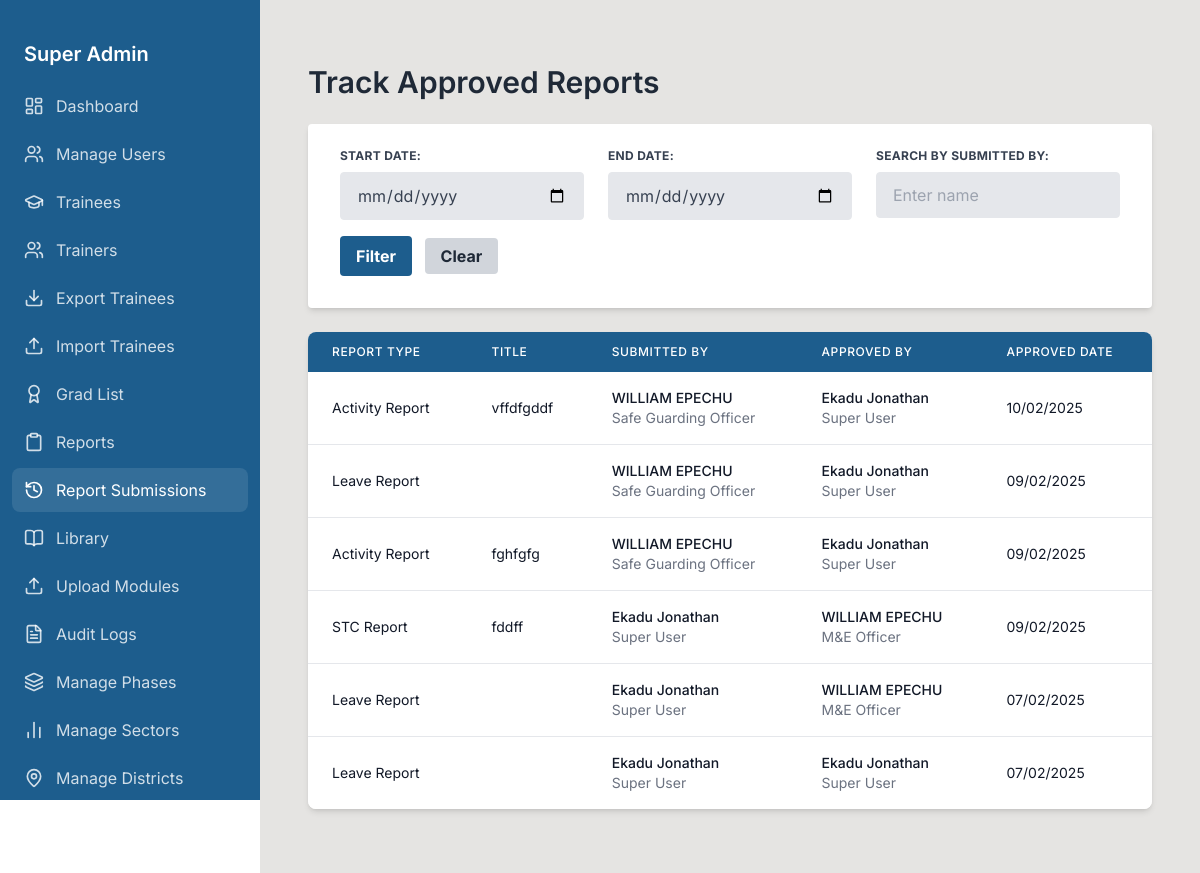
/track-reports/ (signed in), run on the app's committed database.
### urdt_app/models.py (models this page shows, shortened)
class ActivityReport(models.Model):
    STATUS_CHOICES = [
        ('PENDING', 'Pending'),
        ('APPROVED', 'Approved'),
        ('REJECTED', 'Rejected'),
    ]
    report_type = models.CharField(max_length=10, default='ACTIVITY')
    status = models.CharField(max_length=10, choices=STATUS_CHOICES, default='PENDING')
    prepared_by = models.ForeignKey(
        settings.AUTH_USER_MODEL,
        on_delete=models.CASCADE,
        related_name='activity_prepared_reports'
    )
    created_at = models.DateTimeField(auto_now_add=True)
    assigned_approver = models.ForeignKey(
        settings.AUTH_USER_MODEL,
        null=True, blank=True,
        on_delete=models.SET_NULL,
        related_name='activity_reports_to_approve',
        limit_choices_to=~Q(role__in=['TRAINER','TRAINEE'])
    )
    approved_by = models.ForeignKey(
        settings.AUTH_USER_MODEL,
        null=True, blank=True,
        on_delete=models.SET_NULL,
        related_name='activity_approved_reports'
    )
    approved_at = models.DateField(null=True, blank=True)
    viewers = models.ManyToManyField(
        settings.AUTH_USER_MODEL,
        blank=True,
        related_name='activity_viewable_reports',
        limit_choices_to=~Q(role__in=['TRAINER','TRAINEE'])
    )
    project_name = models.CharField(max_length=255)
    title = models.CharField(max_length=255)
    date = models.DateField(null=True, blank=True, help_text="Date of the activity")
    venue = models.CharField(max_length=255, blank=True)
    purpose = models.TextField(blank=True)
    outcome = models.TextField(blank=True)
    key_activities_conducted = models.TextField(blank=True)
    results_of_activity_findings = models.TextField(blank=True)
    emerging_issues_key_lesson = models.TextField(blank=True)
    challenges_and_mitigation = models.TextField(blank=True)
    key_actions_recommendations = models.TextField(blank=True)

class CustomUser(AbstractUser):
    ROLE_CHOICES = [
        ('SUPER_USER', 'Super User'),
        ('ADMINISTRATIVE_USER', 'Admin'),
        ('SUB_ADMIN', 'Sub Admin'),
        ('EPICENTER_MANAGER', 'Epicenter Manager'),
        ('SECTOR_LEAD', 'Sector Lead'),
        ('DATA_ENTRANT', 'Data Entrant'),
        ('TRAINER', 'Trainer'),
        ('TRAINEE', 'Trainee'),
    ]
    DESIGNATION_CHOICES = [
        ('Project Manager', 'Project Manager'),
        ('CEO', 'CEO'),
        ('Academic Registrar', 'Academic Registrar'),
        ('Director Education and Training', 'Director Education and Training'),
        ('Director Finance and Admin', 'Director Finance and Admin'),
        ('Director Epicentre Strategy', 'Director Epicentre Strategy'),
        ('Director Cooperate Relations', 'Director Corporate Relations'),
        ('Human Resource', 'Human Resource'),
        ('Safe Guarding Officer', 'Safeguarding Officer'),
        ('Principal', 'Principal'),
        ('Accountant', 'Accountant'),
        ('M&E Officer', 'M&E Officer'),
        ('MERL Coordinator', 'MERL Coordinator'),
        ('IT Officer', 'IT Officer'),
        ('Artisan', 'Artisan'),
        ('Agribusiness Practitioner', 'Agribusiness Practitioner'),
    ]
    role = models.CharField(max_length=20, choices=ROLE_CHOICES, default='SECTOR_LEAD')
    designation = models.CharField(max_length=255, null=True, blank=True)
    phone_number = models.CharField(max_length=15, blank=True, null=True)
    sector = models.ForeignKey(
        'Sector', on_delete=models.SET_NULL, null=True, blank=True, related_name='sector_leads'
    )
    district = models.ForeignKey(
        'District', on_delete=models.SET_NULL, null=True, blank=True, related_name='epicenter_managers'
    )
    data_entrant_district = models.ForeignKey(
        'District', on_delete=models.SET_NULL, null=True, blank=True, related_name='data_entrants'
    )
    can_enroll_trainees = models.BooleanField(default=False, help_text="Can enroll trainees")
    can_enroll_trainers = models.BooleanField(default=False, help_text="Can enroll trainers")
    can_edit_trainees = models.BooleanField(default=False, help_text="Can edit assigned trainees")

class LeaveReport(models.Model):
    STATUS_CHOICES = [
        ('PENDING', 'Pending'),
        ('APPROVED', 'Approved'),
        ('REJECTED', 'Rejected'),
    ]
    report_type = models.CharField(max_length=20, default='LEAVE')
    status = models.CharField(
        max_length=10, choices=STATUS_CHOICES, default='PENDING'
    )
    prepared_by = models.ForeignKey(
        settings.AUTH_USER_MODEL,
        on_delete=models.CASCADE,
        related_name='leave_prepared_reports'
    )
    created_at = models.DateTimeField(auto_now_add=True)
    assigned_approver = models.ForeignKey(
        settings.AUTH_USER_MODEL,
        null=True, blank=True,
        on_delete=models.SET_NULL,
        related_name='leave_reports_to_approve',
        limit_choices_to=~Q(role__in=['TRAINER','TRAINEE'])
    )
    approved_by = models.ForeignKey(
        settings.AUTH_USER_MODEL,
        null=True, blank=True,
        on_delete=models.SET_NULL,
        related_name='leave_approved_reports'
    )
    approved_at = models.DateField(null=True, blank=True)
    viewers = models.ManyToManyField(
        settings.AUTH_USER_MODEL,
        blank=True,
        related_name='leave_viewable_reports',
        limit_choices_to=~Q(role__in=['TRAINER','TRAINEE'])
    )
    LEAVE_TYPE_CHOICES = [
        ('Annual', 'Annual'),
        ('Sick', 'Sick'),
        ('Maternity/Paternity', 'Maternity/Paternity'),
        ('Study', 'Study'),
        ('Sabbatical', 'Sabbatical'),
        ('Other', 'Other'),
    ]
    type_of_leave = models.CharField(max_length=255, blank=True, help_text="Comma-separated leave types chosen")
    other_leave_text = models.CharField(max_length=255, blank=True, help_text="If 'Other' is chosen")
    previous_allocation = models.CharField(max_length=100, blank=True)
    taken = models.CharField(max_length=100, blank=True)
    remaining = models.CharField(max_length=100, blank=True)
    start_date = models.DateField(null=True, blank=True)
    end_date = models.DateField(null=True, blank=True)
    total_days = models.IntegerField(editable=False, null=True, blank=True)  # Auto-calculated field
    resuming_work_day = models.DateField(null=True, blank=True)

class STCReport(models.Model):
    STATUS_CHOICES = [
        ('PENDING', 'Pending'),
        ('CHECKED', 'Checked'),
        ('APPROVED', 'Approved'),
        ('REJECTED', 'Rejected'),
    ]
    report_type = models.CharField(max_length=10, default='STC')
    status = models.CharField(max_length=10, choices=STATUS_CHOICES, default='PENDING')
    grand_total = models.CharField(max_length=100, blank=True)
    project_name = models.CharField(max_length=255)
    prepared_by = models.ForeignKey(
        settings.AUTH_USER_MODEL,
        on_delete=models.CASCADE,
        related_name='stc_prepared_reports'
    )
    created_at = models.DateTimeField(auto_now_add=True)
    assigned_approver = models.ForeignKey(
        settings.AUTH_USER_MODEL,
        null=True, blank=True,
        on_delete=models.SET_NULL,
        related_name='stc_reports_to_approve',
        limit_choices_to=~Q(role__in=['TRAINER', 'TRAINEE'])
    )
    approved_by = models.ForeignKey(
        settings.AUTH_USER_MODEL,
        null=True, blank=True,
        on_delete=models.SET_NULL,
        related_name='stc_approved_reports'
    )
    approved_at = models.DateField(null=True, blank=True)
    assigned_checker = models.ForeignKey(
        settings.AUTH_USER_MODEL,
        null=True, blank=True,
        on_delete=models.SET_NULL,
        related_name='stc_reports_to_check',
        limit_choices_to=~Q(role__in=['TRAINER', 'TRAINEE'])
    )
    checked_by = models.ForeignKey(
        settings.AUTH_USER_MODEL,
        null=True, blank=True,
        on_delete=models.SET_NULL,
        related_name='stc_checked_reports'
    )
    checked_at = models.DateField(null=True, blank=True)
    viewers = models.ManyToManyField(
        settings.AUTH_USER_MODEL,
        blank=True,
        related_name='stc_viewable_reports',
        limit_choices_to=~Q(role__in=['TRAINER', 'TRAINEE'])
    )
    title = models.CharField(max_length=255)
    output = models.TextField(blank=True)
    outcome = models.TextField(blank=True)
    current_reality = models.TextField(blank=True)

### urdt_app/views.py (the view, shortened to what this page needs)
# urls.py: path('track-reports/', views.track_report_submissions, name='track_report_submissions'),
@login_required
@user_passes_test(superuser_required)
def track_report_submissions(request):
    approved_stc_reports = STCReport.objects.filter(status='APPROVED').select_related('prepared_by', 'approved_by')
    approved_activity_reports = ActivityReport.objects.filter(status='APPROVED').select_related('prepared_by', 'approved_by')
    approved_leave_reports = LeaveReport.objects.filter(status='APPROVED').select_related('prepared_by', 'approved_by')
    start_date = request.GET.get('start_date')
    end_date = request.GET.get('end_date')
    search = request.GET.get('search', '').strip()
    if start_date:
        approved_stc_reports = approved_stc_reports.filter(created_at__gte=start_date)
        approved_activity_reports = approved_activity_reports.filter(created_at__gte=start_date)
        approved_leave_reports = approved_leave_reports.filter(created_at__gte=start_date)
    if end_date:
        approved_stc_reports = approved_stc_reports.filter(created_at__lte=end_date)
        approved_activity_reports = approved_activity_reports.filter(created_at__lte=end_date)
        approved_leave_reports = approved_leave_reports.filter(created_at__lte=end_date)
    approved_stc_reports = approved_stc_reports.annotate(
        report_type_label=Value('STC Report', output_field=CharField())
    )
    approved_activity_reports = approved_activity_reports.annotate(
        report_type_label=Value('Activity Report', output_field=CharField())
    )
    approved_leave_reports = approved_leave_reports.annotate(
        report_type_label=Value('Leave Report', output_field=CharField())
    )
    approved_reports = sorted(
        chain(approved_stc_reports, approved_activity_reports, approved_leave_reports),
        key=lambda report: report.created_at,
        reverse=True
    )
    paginator = Paginator(approved_reports, 15)
    page_number = request.GET.get('page')
    page_reports = paginator.get_page(page_number)
    context = {
        'approved_reports': page_reports,
        'start_date': start_date,
        'end_date': end_date,
        'search': search,
    }
    return render(request, 'superuser/track_report_submissions.html', context)

### templates/superuser/track_report_submissions.html (shortened to what this page needs)
{% extends "superuser/base.html" %}
{% block content %}
<div class="container mx-auto px-4 py-8">
  <h1 class="text-3xl font-semibold text-gray-800 mb-6">Track Approved Reports</h1>
  <form method="get" action="{% url 'track_report_submissions' %}" class="mb-6 bg-white shadow-md rounded px-8 pt-6 pb-8">
    <div class="flex flex-wrap -mx-3 mb-4">
      <div class="w-full md:w-1/3 px-3 mb-6 md:mb-0">
        <label for="start_date" class="block uppercase tracking-wide text-gray-700 text-xs font-bold mb-2">
          Start Date:
        </label>
        <input type="date" name="start_date" id="start_date" value="{{ start_date|default_if_none:'' }}"
               class="appearance-none block w-full bg-gray-200 text-gray-700 border border-gray-200 rounded py-3 px-4 leading-tight focus:outline-none focus:bg-white focus:border-gray-500">
      </div>
      <div class="w-full md:w-1/3 px-3 mb-6 md:mb-0">
        <label for="end_date" class="block uppercase tracking-wide text-gray-700 text-xs font-bold mb-2">
          End Date:
        </label>
        <input type="date" name="end_date" id="end_date" value="{{ end_date|default_if_none:'' }}"
               class="appearance-none block w-full bg-gray-200 text-gray-700 border border-gray-200 rounded py-3 px-4 leading-tight focus:outline-none focus:bg-white focus:border-gray-500">
      </div>
      <div class="w-full md:w-1/3 px-3 mb-6 md:mb-0">
        <label for="search" class="block uppercase tracking-wide text-gray-700 text-xs font-bold mb-2">
          Search by Submitted By:
        </label>
        <input type="text" name="search" id="search" placeholder="Enter name" value="{{ search|default_if_none:'' }}"
               class="appearance-none block w-full bg-gray-200 text-gray-700 border border-gray-200 rounded py-3 px-4 leading-tight focus:outline-none focus:bg-white focus:border-gray-500">
      </div>
    </div>
    <div class="flex items-center justify-between">
      <div>
        <button type="submit" class="bg-[#1d5d8d] hover:bg-[#249428] text-white font-bold py-2 px-4 rounded focus:outline-none focus:shadow-outline">
          Filter
        </button>
        <a href="{% url 'track_report_submissions' %}" class="ml-2 bg-gray-300 hover:bg-gray-400 text-gray-800 font-bold py-2 px-4 rounded focus:outline-none focus:shadow-outline">
          Clear
        </a>
      </div>
    </div>
  </form>
  <div class="overflow-x-auto bg-white shadow-md rounded-lg">
    <table class="min-w-full table-auto">
      <thead class="bg-[#1d5d8d] text-white">
        <tr>
          <th class="px-6 py-3 text-left text-xs font-medium uppercase tracking-wider">Report Type</th>
          <th class="px-6 py-3 text-left text-xs font-medium uppercase tracking-wider">Title</th>
          <th class="px-6 py-3 text-left text-xs font-medium uppercase tracking-wider">Submitted By</th>
          <th class="px-6 py-3 text-left text-xs font-medium uppercase tracking-wider">Approved By</th>
          <th class="px-6 py-3 text-left text-xs font-medium uppercase tracking-wider">Approved Date</th>
        </tr>
      </thead>
      <tbody class="bg-white divide-y divide-gray-200">
        {% for report in approved_reports %}
        <tr class="hover:bg-blue-50">
          <td class="px-6 py-4 whitespace-nowrap">
            <div class="text-sm text-gray-900">{{ report.report_type_label }}</div>
          </td>
          <td class="px-6 py-4 whitespace-normal">
            <div class="text-sm text-gray-900">{{ report.title }}</div>
          </td>
          <td class="px-6 py-4 whitespace-nowrap">
            <div class="text-sm font-medium text-gray-900">
              {{ report.prepared_by.get_full_name|default:report.prepared_by.username }}
            </div>
            <div class="text-sm text-gray-500">
              {% if report.prepared_by.designation %}
                {{ report.prepared_by.designation }}
              {% else %}
                {{ report.prepared_by.get_role_display }}
              {% endif %}
            </div>
          </td>
          <td class="px-6 py-4 whitespace-nowrap">
            {% if report.approved_by %}
              <div class="text-sm font-medium text-gray-900">
                {{ report.approved_by.get_full_name|default:report.approved_by.username }}
              </div>
              <div class="text-sm text-gray-500">
                {% if report.approved_by.designation %}
                  {{ report.approved_by.designation }}
                {% else %}
                  {{ report.approved_by.get_role_display }}
                {% endif %}
              </div>
            {% else %}
              <div class="text-sm text-gray-500">Not Approved</div>
            {% endif %}
          </td>
          <td class="px-6 py-4 whitespace-nowrap">
            <div class="text-sm text-gray-900">{{ report.approved_at|date:"d/m/Y" }}</div>
          </td>
        </tr>
        {% empty %}
        <tr>
          <td colspan="5" class="px-6 py-4 text-center text-sm text-gray-500">
            No approved reports found.
          </td>
        </tr>
        {% endfor %}
      </tbody>
    </table>
  </div>
</div>
{% endblock %}

### data on the page
ActivityReport: report_type_label "Activity Report", title "vffdfgddf", prepared_by.get_full_name "WILLIAM EPECHU", prepared_by.designation "Safe Guarding Officer", approved_by.get_full_name "Ekadu Jonathan", approved_by.role "Super User", approved_at "10/02/2025"
LeaveReport: report_type_label "Leave Report", prepared_by.get_full_name "WILLIAM EPECHU", prepared_by.designation "Safe Guarding Officer", approved_by.get_full_name "Ekadu Jonathan", approved_by.role "Super User", approved_at "09/02/2025"
ActivityReport: report_type_label "Activity Report", title "fghfgfg", prepared_by.get_full_name "WILLIAM EPECHU", prepared_by.designation "Safe Guarding Officer", approved_by.get_full_name "Ekadu Jonathan", approved_by.role "Super User", approved_at "09/02/2025"
STCReport: report_type_label "STC Report", title "fddff", prepared_by.get_full_name "Ekadu Jonathan", prepared_by.role "Super User", approved_by.get_full_name "WILLIAM EPECHU", approved_by.designation "M&E Officer", approved_at "09/02/2025"
LeaveReport: report_type_label "Leave Report", prepared_by.get_full_name "Ekadu Jonathan", prepared_by.role "Super User", approved_by.get_full_name "WILLIAM EPECHU", approved_by.designation "M&E Officer", approved_at "07/02/2025"
LeaveReport: report_type_label "Leave Report", prepared_by.get_full_name "Ekadu Jonathan", prepared_by.role "Super User", approved_by.get_full_name "Ekadu Jonathan", approved_by.role "Super User", approved_at "07/02/2025"
